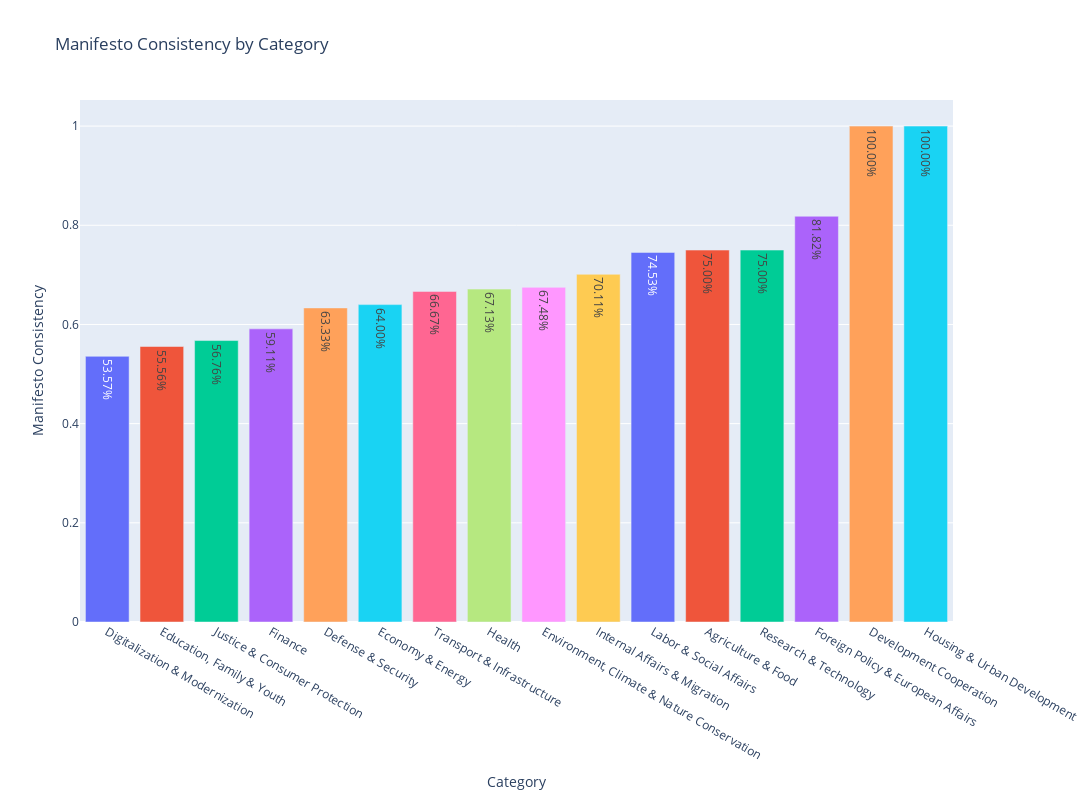

The notebook cell this image was saved under:
### Code cell
by_category = predictions.groupby("category")["vote_correct"].mean().sort_values()

fig = px.bar(
    by_category,
    x=[cat.split("-")[0].strip() for cat in by_category.index],
    y=by_category.values,
    color=by_category.index,
    text=[f"{v:.2%}" for v in by_category.values],
    labels={"x": "Category", "y": "Manifesto Consistency"},
    title="Manifesto Consistency by Category",
    height=800,
    width=1500,
)

fig.update_layout(
    xaxis_title="Category",
    yaxis_title="Manifesto Consistency",
    showlegend=False
)

fig.show()

### Figure 1 — Plotly figure (JSON) as saved in the notebook; plotly's stock layout.template omitted (floating-point values rounded to 4 significant figures)
{"data": [{"hovertemplate": "category=Digitalization & Modernization<br>Category=%{x}<br>Manifesto Consistency=%{y}<br>text=%{text}<extra></extra>", "legendgroup": "Digitalization & Modernization", "marker": {"color": "#636efa", "pattern": {"shape": ""}}, "name": "Digitalization & Modernization", "orientation": "v", "showlegend": true, "text": ["53.57%"], "textposition": "auto", "type": "bar", "x": ["Digitalization & Modernization"], "xaxis": "x", "y": [0.5357], "yaxis": "y"}, {"hovertemplate": "category=Education, Family & Youth<br>Category=%{x}<br>Manifesto Consistency=%{y}<br>text=%{text}<extra></extra>", "legendgroup": "Education, Family & Youth", "marker": {"color": "#EF553B", "pattern": {"shape": ""}}, "name": "Education, Family & Youth", "orientation": "v", "showlegend": true, "text": ["55.56%"], "textposition": "auto", "type": "bar", "x": ["Education, Family & Youth"], "xaxis": "x", "y": [0.5556], "yaxis": "y"}, {"hovertemplate": "category=Justice & Consumer Protection<br>Category=%{x}<br>Manifesto Consistency=%{y}<br>text=%{text}<extra></extra>", "legendgroup": "Justice & Consumer Protection", "marker": {"color": "#00cc96", "pattern": {"shape": ""}}, "name": "Justice & Consumer Protection", "orientation": "v", "showlegend": true, "text": ["56.76%"], "textposition": "auto", "type": "bar", "x": ["Justice & Consumer Protection"], "xaxis": "x", "y": [0.5676], "yaxis": "y"}, {"hovertemplate": "category=Finance<br>Category=%{x}<br>Manifesto Consistency=%{y}<br>text=%{text}<extra></extra>", "legendgroup": "Finance", "marker": {"color": "#ab63fa", "pattern": {"shape": ""}}, "name": "Finance", "orientation": "v", "showlegend": true, "text": ["59.11%"], "textposition": "auto", "type": "bar", "x": ["Finance"], "xaxis": "x", "y": [0.5911], "yaxis": "y"}, {"hovertemplate": "category=Defense & Security<br>Category=%{x}<br>Manifesto Consistency=%{y}<br>text=%{text}<extra></extra>", "legendgroup": "Defense & Security", "marker": {"color": "#FFA15A", "pattern": {"shape": ""}}, "name": "Defense & Security", "orientation": "v", "showlegend": true, "text": ["63.33%"], "textposition": "auto", "type": "bar", "x": ["Defense & Security"], "xaxis": "x", "y": [0.6333], "yaxis": "y"}, {"hovertemplate": "category=Economy & Energy<br>Category=%{x}<br>Manifesto Consistency=%{y}<br>text=%{text}<extra></extra>", "legendgroup": "Economy & Energy", "marker": {"color": "#19d3f3", "pattern": {"shape": ""}}, "name": "Economy & Energy", "orientation": "v", "showlegend": true, "text": ["64.00%"], "textposition": "auto", "type": "bar", "x": ["Economy & Energy"], "xaxis": "x", "y": [0.64], "yaxis": "y"}, {"hovertemplate": "category=Transport & Infrastructure<br>Category=%{x}<br>Manifesto Consistency=%{y}<br>text=%{text}<extra></extra>", "legendgroup": "Transport & Infrastructure", "marker": {"color": "#FF6692", "pattern": {"shape": ""}}, "name": "Transport & Infrastructure", "orientation": "v", "showlegend": true, "text": ["66.67%"], "textposition": "auto", "type": "bar", "x": ["Transport & Infrastructure"], "xaxis": "x", "y": [0.6667], "yaxis": "y"}, {"hovertemplate": "category=Health<br>Category=%{x}<br>Manifesto Consistency=%{y}<br>text=%{text}<extra></extra>", "legendgroup": "Health", "marker": {"color": "#B6E880", "pattern": {"shape": ""}}, "name": "Health", "orientation": "v", "showlegend": true, "text": ["67.13%"], "textposition": "auto", "type": "bar", "x": ["Health"], "xaxis": "x", "y": [0.6713], "yaxis": "y"}, {"hovertemplate": "category=Environment, Climate & Nature Conservation<br>Category=%{x}<br>Manifesto Consistency=%{y}<br>text=%{text}<extra></extra>", "legendgroup": "Environment, Climate & Nature Conservation", "marker": {"color": "#FF97FF", "pattern": {"shape": ""}}, "name": "Environment, Climate & Nature Conservation", "orientation": "v", "showlegend": true, "text": ["67.48%"], "textposition": "auto", "type": "bar", "x": ["Environment, Climate & Nature Conservation"], "xaxis": "x", "y": [0.6748], "yaxis": "y"}, {"hovertemplate": "category=Internal Affairs & Migration<br>Category=%{x}<br>Manifesto Consistency=%{y}<br>text=%{text}<extra></extra>", "legendgroup": "Internal Affairs & Migration", "marker": {"color": "#FECB52", "pattern": {"shape": ""}}, "name": "Internal Affairs & Migration", "orientation": "v", "showlegend": true, "text": ["70.11%"], "textposition": "auto", "type": "bar", "x": ["Internal Affairs & Migration"], "xaxis": "x", "y": [0.7011], "yaxis": "y"}, {"hovertemplate": "category=Labor & Social Affairs<br>Category=%{x}<br>Manifesto Consistency=%{y}<br>text=%{text}<extra></extra>", "legendgroup": "Labor & Social Affairs", "marker": {"color": "#636efa", "pattern": {"shape": ""}}, "name": "Labor & Social Affairs", "orientation": "v", "showlegend": true, "text": ["74.53%"], "textposition": "auto", "type": "bar", "x": ["Labor & Social Affairs"], "xaxis": "x", "y": [0.7453], "yaxis": "y"}, {"hovertemplate": "category=Agriculture & Food<br>Category=%{x}<br>Manifesto Consistency=%{y}<br>text=%{text}<extra></extra>", "legendgroup": "Agriculture & Food", "marker": {"color": "#EF553B", "pattern": {"shape": ""}}, "name": "Agriculture & Food", "orientation": "v", "showlegend": true, "text": ["75.00%"], "textposition": "auto", "type": "bar", "x": ["Agriculture & Food"], "xaxis": "x", "y": [0.75], "yaxis": "y"}, {"hovertemplate": "category=Research & Technology<br>Category=%{x}<br>Manifesto Consistency=%{y}<br>text=%{text}<extra></extra>", "legendgroup": "Research & Technology", "marker": {"color": "#00cc96", "pattern": {"shape": ""}}, "name": "Research & Technology", "orientation": "v", "showlegend": true, "text": ["75.00%"], "textposition": "auto", "type": "bar", "x": ["Research & Technology"], "xaxis": "x", "y": [0.75], "yaxis": "y"}, {"hovertemplate": "category=Foreign Policy & European Affairs<br>Category=%{x}<br>Manifesto Consistency=%{y}<br>text=%{text}<extra></extra>", "legendgroup": "Foreign Policy & European Affairs", "marker": {"color": "#ab63fa", "pattern": {"shape": ""}}, "name": "Foreign Policy & European Affairs", "orientation": "v", "showlegend": true, "text": ["81.82%"], "textposition": "auto", "type": "bar", "x": ["Foreign Policy & European Affairs"], "xaxis": "x", "y": [0.8182], "yaxis": "y"}, {"hovertemplate": "category=Development Cooperation<br>Category=%{x}<br>Manifesto Consistency=%{y}<br>text=%{text}<extra></extra>", "legendgroup": "Development Cooperation", "marker": {"color": "#FFA15A", "pattern": {"shape": ""}}, "name": "Development Cooperation", "orientation": "v", "showlegend": true, "text": ["100.00%"], "textposition": "auto", "type": "bar", "x": ["Development Cooperation"], "xaxis": "x", "y": [1.0], "yaxis": "y"}, {"hovertemplate": "category=Housing & Urban Development<br>Category=%{x}<br>Manifesto Consistency=%{y}<br>text=%{text}<extra></extra>", "legendgroup": "Housing & Urban Development", "marker": {"color": "#19d3f3", "pattern": {"shape": ""}}, "name": "Housing & Urban Development", "orientation": "v", "showlegend": true, "text": ["100.00%"], "textposition": "auto", "type": "bar", "x": ["Housing & Urban Development"], "xaxis": "x", "y": [1.0], "yaxis": "y"}], "layout": {"barmode": "relative", "height": 800, "legend": {"title": {"text": "category"}, "tracegroupgap": 0}, "showlegend": false, "title": {"text": "Manifesto Consistency by Category"}, "width": 1500, "xaxis": {"anchor": "y", "domain": [0, 1], "title": {"text": "Category"}}, "yaxis": {"anchor": "x", "domain": [0, 1], "title": {"text": "Manifesto Consistency"}}}}
